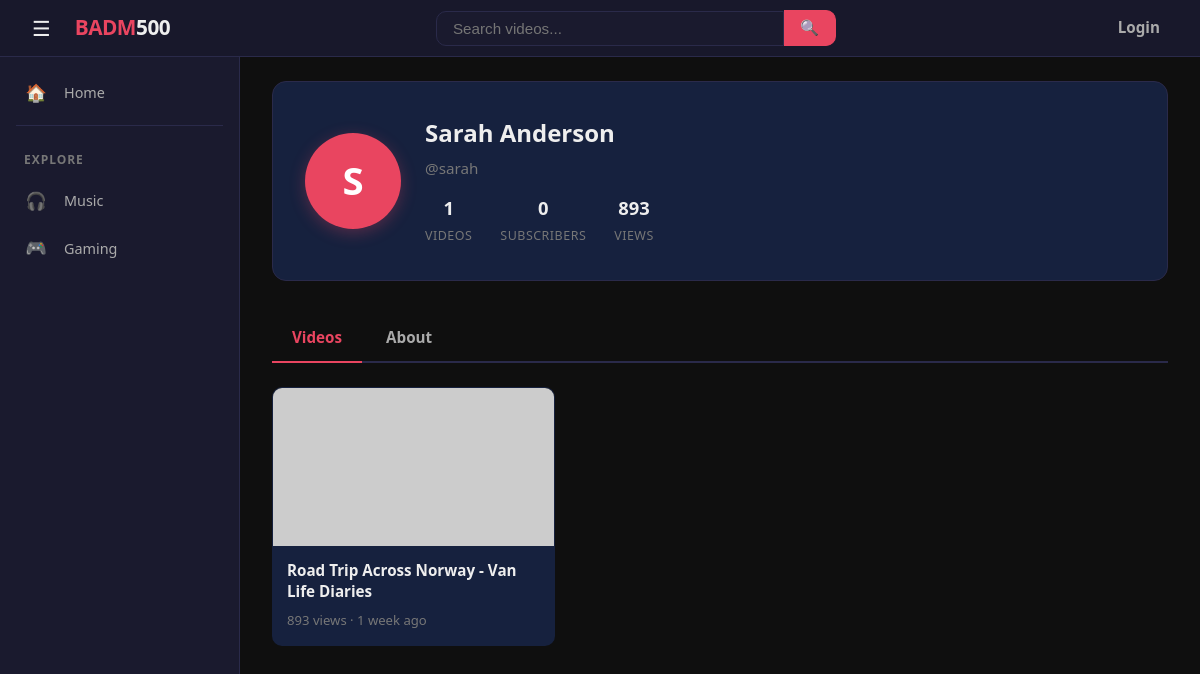
Page /profile/sarah/ on the committed database.
### videos/models.py (models this page shows, shortened)
class Video(models.Model):
    VISIBILITY_CHOICES = [
        ('public', 'Public'),
        ('unlisted', 'Unlisted'),
        ('private', 'Private'),
    ]
    title = models.CharField(max_length=200)
    description = models.TextField(blank=True, default='')
    file = models.FileField(upload_to='videos/')
    thumbnail = models.ImageField(upload_to='thumbnails/', blank=True, null=True)
    visibility = models.CharField(max_length=10, choices=VISIBILITY_CHOICES, default='public')
    author = models.ForeignKey(User, on_delete=models.CASCADE, related_name='videos')
    views = models.PositiveIntegerField(default=0)
    duration = models.PositiveIntegerField(null=True, blank=True, help_text='Duration in seconds')
    created_at = models.DateTimeField(default=timezone.now)
    class Meta:
        ordering = ['-created_at']

### videos/views.py (the view)
# urls.py: path('profile/<str:username>/', views.profile, name='profile'),
def profile(request, username):
    user = get_object_or_404(User, username=username)
    videos = Video.objects.filter(author=user, visibility='public')
    profile_obj, _ = Profile.objects.get_or_create(user=user)
    is_subscribed = False
    if request.user.is_authenticated and request.user != user:
        is_subscribed = Subscription.objects.filter(
            subscriber=request.user, channel=user,
        ).exists()
    return render(request, 'profile.html', {
        'profile_user': user,
        'profile': profile_obj,
        'videos': videos,
        'sub_count': user.subscribers.count(),
        'total_views': sum(v.views for v in user.videos.all()),
        'is_subscribed': is_subscribed,
        'tab': request.GET.get('tab', 'videos'),
    })

### videos/context_processors.py (called while the page is built)
def notifications(request):
    if request.user.is_authenticated:
        return {
            'unread_count': request.user.notifications.filter(is_read=False).count(),
        }
    return {'unread_count': 0}

### templates/profile.html (shortened to what this page needs)
{% extends 'base.html' %}
{% load video_extras %}
{% block content %}
<div class="profile-header">
    <div class="profile-avatar">
        {% if profile.avatar %}
        <img src="{{ profile.avatar.url }}" alt="{{ profile_user.username }}" class="avatar-img-lg">
        {% else %}
        {{ profile_user.username|first|upper }}
        {% endif %}
    </div>
    <div class="profile-details">
        <h1>{{ profile_user.get_full_name|default:profile_user.username }}</h1>
        <div class="profile-handle">@{{ profile_user.username }}</div>
        <div class="profile-stats">
            <div class="stat">
                <span class="stat-value">{{ videos|length }}</span>
                <span class="stat-label">Videos</span>
            </div>
            <div class="stat">
                <span class="stat-value">{{ sub_count }}</span>
                <span class="stat-label">Subscribers</span>
            </div>
            <div class="stat">
                <span class="stat-value">{{ total_views }}</span>
                <span class="stat-label">Views</span>
            </div>
        </div>
    </div>
</div>
<div class="profile-tabs">
    <a href="?tab=videos" class="{% if tab == 'videos' %}active{% endif %}">Videos</a>
    <a href="?tab=about" class="{% if tab == 'about' %}active{% endif %}">About</a>
</div>
{% if tab == 'videos' %}
<div class="profile-tab-content active">
    <section class="video-grid">
        {% for video in videos %}
        <a href="{% url 'watch' video.pk %}" class="video-card">
            <div class="thumbnail">
                {% if video.thumbnail %}
                <img src="{{ video.thumbnail.url }}" alt="{{ video.title }}">
                {% else %}
                <img src="https://placehold.co/400x225/1a1a2e/e94560?text={{ video.title|truncatewords:2|urlencode }}" alt="{{ video.title }}">
                {% endif %}
            </div>
            <div class="card-body">
                <h3>{{ video.title }}</h3>
                <div class="card-meta">
                    <span>{{ video.views }} views &middot; {{ video.created_at|timesince }} ago</span>
                </div>
            </div>
        </a>
        {% empty %}
        <div class="empty-state">
            <h2>No videos yet</h2>
            <p>{% if user == profile_user %}<a href="{% url 'upload' %}">Upload your first video!</a>{% else %}This user hasn't uploaded any videos yet.{% endif %}</p>
        </div>
        {% endfor %}
    </section>
</div>
{% endif %}
{% endblock %}

### static/css/base.css (style rules this page uses)
:root { --bg-primary: #0f0f0f; --bg-secondary: #1a1a2e; --bg-card: #16213e; --bg-input: #1a1a2e; --bg-hover: #1e2a4a; --accent: #e94560; --accent-hover: #ff6b81; --accent-glow: rgba(233, 69, 96, 0.15); --text-primary: #eee; --text-secondary: #aaa; --text-muted: #777; --border: #2a2a4a; --border-light: #333366; --shadow: rgba(0, 0, 0, 0.4); --shadow-lg: rgba(0, 0, 0, 0.6); --radius: 10px; --radius-sm: 6px; --radius-lg: 14px; --transition: 0.25s ease; --max-width: 1200px; --sidebar-width: 240px; }
*, *::before, *::after { box-sizing: border-box; }
html { scroll-behavior: smooth; }
body { font-family: 'Segoe UI', system-ui, -apple-system, sans-serif; margin: 0; background: var(--bg-primary); color: var(--text-primary); line-height: 1.6; min-height: 100vh; }
a { color: var(--accent); text-decoration: none; transition: color var(--transition); }
img { max-width: 100%; display: block; }

### static/css/videos.css (style rules this page uses)
.video-grid { display: grid; grid-template-columns: repeat(auto-fill, minmax(280px, 1fr)); gap: 24px; margin-top: 24px; }
.video-card { background: var(--bg-card); border-radius: var(--radius); overflow: hidden; transition: transform var(--transition), box-shadow var(--transition); cursor: pointer; text-decoration: none; color: inherit; display: block; border: 1px solid transparent; }
.video-card .thumbnail { width: 100%; aspect-ratio: 16 / 9; background: #111; position: relative; overflow: hidden; }
.video-card .thumbnail img { width: 100%; height: 100%; object-fit: cover; transition: transform 0.4s ease; }
.video-card .thumbnail::after { content: '\25B6'; position: absolute; inset: 0; display: flex; align-items: center; justify-content: center; font-size: 2.5em; color: #fff; background: rgba(0, 0, 0, 0.35); opacity: 0; transition: opacity var(--transition); pointer-events: none; }
.video-card .card-body { padding: 14px; }
.video-card .card-body h3 { margin: 0 0 8px 0; font-size: 0.95em; font-weight: 600; line-height: 1.4; display: -webkit-box; -webkit-line-clamp: 2; -webkit-box-orient: vertical; overflow: hidden; color: var(--text-primary); }
.video-card .card-meta { display: flex; align-items: center; gap: 8px; color: var(--text-muted); font-size: 0.82em; }
.video-card .card-meta span { overflow: hidden; text-overflow: ellipsis; white-space: nowrap; }

### static/css/profile.css (style rules this page uses)
.profile-header { display: flex; align-items: center; gap: 24px; padding: 32px; background: var(--bg-card); border-radius: var(--radius-lg, var(--radius)); margin-bottom: 32px; border: 1px solid var(--border); position: relative; }
.profile-avatar { width: 96px; height: 96px; border-radius: 50%; background: var(--accent); display: flex; align-items: center; justify-content: center; font-size: 2.4em; color: #fff; font-weight: 700; flex-shrink: 0; box-shadow: 0 4px 16px rgba(233, 69, 96, 0.3); }
.profile-details h1 { margin: 0 0 4px 0; font-size: 1.5em; }
.profile-details .profile-handle { color: var(--text-muted); font-size: 0.95em; margin-bottom: 12px; }
.profile-stats { display: flex; gap: 28px; }
.profile-stats .stat { text-align: center; }
.profile-stats .stat-value { font-weight: 700; font-size: 1.15em; display: block; color: var(--text-primary); }
.profile-stats .stat-label { font-size: 0.78em; color: var(--text-muted); text-transform: uppercase; letter-spacing: 0.04em; }
.profile-tabs { display: flex; gap: 4px; margin-bottom: 24px; border-bottom: 2px solid var(--border); }
.profile-tabs a { background: none; border: none; color: var(--text-secondary); padding: 12px 20px; font-size: 0.95em; font-weight: 600; cursor: pointer; border-bottom: 2px solid transparent; margin-bottom: -2px; transition: all var(--transition); font-family: inherit; text-decoration: none; }
.profile-tabs a.active { color: var(--accent); border-bottom-color: var(--accent); }
.profile-tab-content { display: block; }

### rows in the picture
Video: title "Road Trip Across Norway - Van Life Diaries", views "893", created_at "1 week"

### other values in the picture
{{ profile_user.username|first|upper }} "S"
{{ profile_user.get_full_name|default:profile_user.username }} "Sarah Anderson"
{{ profile_user.username }} "sarah"
{{ videos|length }} "1"
{{ sub_count }} "0"
{{ total_views }} "893"
